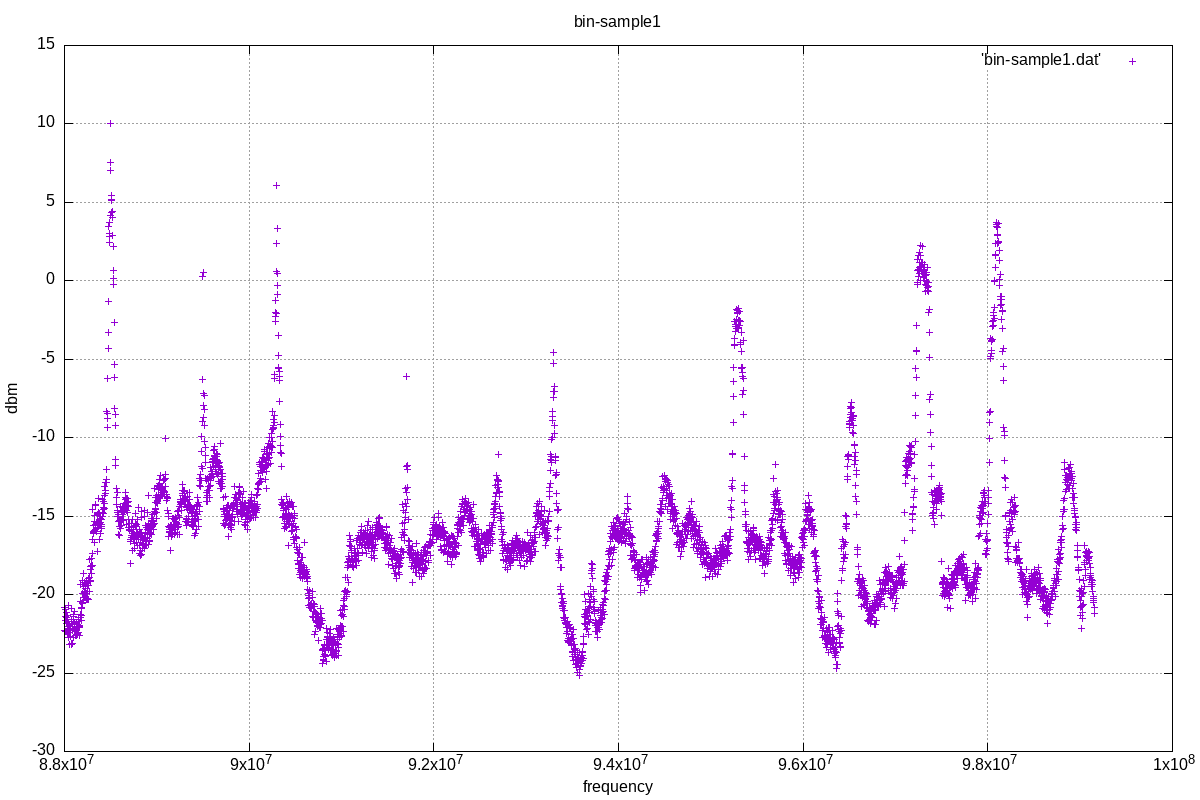

Write gnuplot code to recreate this figure.
# plot bin-sample1
set title 'bin-sample1'
set xlabel 'frequency'
set ylabel 'dbm'
set grid
#
set terminal png size 1200,800
set output 'bin-sample1.png'
plot 'bin-sample1.dat'
#
